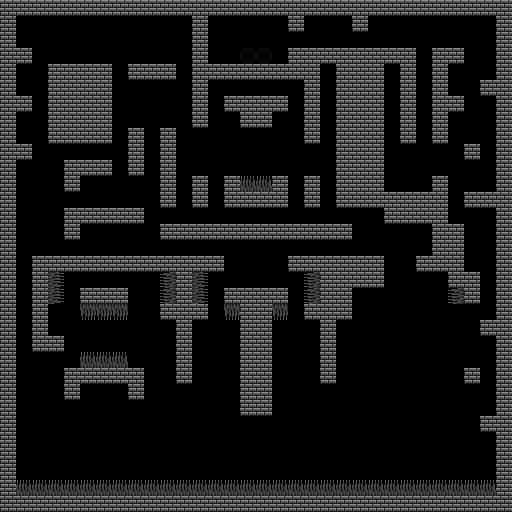

Tiled map render using the project's own tile images. Description and the map definition, with tile-layer contents summarised, below:
An orthogonal 32x32 tile map with 16x16 px tiles, 2 tile layers (background, walls) and 77 objects (38x 1, 8x 3, 7x 2, 4x 4, player).

<map version="1.0" orientation="orthogonal" renderorder="right-down" width="32" height="32" tilewidth="16" tileheight="16" nextobjectid="312">
 <tileset firstgid="1" name="tiles" tilewidth="16" tileheight="16">
  <image source="tiles.png" width="160" height="320" />
 </tileset>
 <layer name="background" width="32" height="32">
  <data>[1024 cells, 2 non-empty, 1 distinct tile ids]</data>
 </layer>
 <layer name="walls" width="32" height="32">
  <data>[1024 cells, 413 non-empty, 5 distinct tile ids]</data>
 </layer>
 <objectgroup name="lasers">
  <object id="291" name="horizontal" type="1" x="246" y="408" />
  <object id="292" name="horizontal" type="1" x="262.5" y="408.5" />
  <object id="295" name="horizontal" type="2" x="361" y="22.5" />
  <object id="299" type="3" x="296.5" y="24" />
  <object id="308" type="3" x="488.5" y="88.5" />
 </objectgroup>
 <objectgroup name="movables">
  <object id="139" x="56" y="247" />
  <object id="140" x="71.5" y="199" />
  <object id="146" x="135" y="200" />
  <object id="147" x="135" y="183.5" />
  <object id="148" x="86" y="151" />
  <object id="151" x="87" y="55" />
  <object id="152" x="135" y="55.5" />
  <object id="153" x="168.5" y="55" />
  <object id="154" x="232.5" y="87" />
  <object id="155" x="280.5" y="88" />
  <object id="289" x="120.5" y="280.5" />
  <object id="293" x="487.5" y="470.5" />
  <object id="300" x="312.5" y="39" />
  <object id="302" x="392.5" y="40.5" />
  <object id="304" x="409" y="184.5" />
  <object id="310" x="103" y="199.5" />
  <object id="311" x="136" y="471.5" />
 </objectgroup>
 <objectgroup name="player">
  <object id="129" name="player" x="257.94" y="89.833">
   <ellipse />
  </object>
 </objectgroup>
 <objectgroup name="buttons">
  <object id="290" type="1" x="132.5" y="359" />
  <object id="298" type="2" x="393.5" y="184" />
  <object id="307" type="3" x="426" y="183.5" />
 </objectgroup>
 <objectgroup name="spikes">
  <object id="133" type="1" x="249.167" y="183.833" />
  <object id="134" type="1" x="264.75" y="184.25" />
  <object id="162" type="3" x="91" y="310.333" />
  <object id="183" type="1" x="88.5833" y="358.667" />
  <object id="185" type="4" x="57" y="279.333" />
  <object id="186" type="4" x="57.6667" y="296.333" />
  <object id="187" type="4" x="200.667" y="279.333" />
  <object id="188" type="4" x="201.667" y="295.667" />
  <object id="191" type="3" x="106.409" y="309.545" />
  <object id="194" type="3" x="233.5" y="311.375" />
  <object id="200" type="2" x="169.5" y="279.5" />
  <object id="201" type="2" x="170" y="296" />
  <object id="202" type="2" x="312" y="278.5" />
  <object id="203" type="2" x="313.5" y="295" />
  <object id="205" type="2" x="456" y="295.5" />
  <object id="207" type="1" x="105.318" y="359.273" />
  <object id="217" type="1" x="119.5" y="360" />
  <object id="218" type="3" x="118.5" y="310.5" />
  <object id="219" type="3" x="278.625" y="311.25" />
  <object id="258" type="1" x="27.5" y="488.5" />
  <object id="259" type="1" x="41.0909" y="488.909" />
  <object id="260" type="1" x="55.2727" y="488.909" />
  <object id="261" type="1" x="69.6364" y="488.909" />
  <object id="262" type="1" x="86.5455" y="488.545" />
  <object id="263" type="1" x="103.091" y="487.455" />
  <object id="264" type="1" x="119.091" y="486.909" />
  <object id="265" type="1" x="136.182" y="487.091" />
  <object id="266" type="1" x="152.364" y="488.364" />
  <object id="267" type="1" x="168.727" y="489.091" />
  <object id="268" type="1" x="184.364" y="488.727" />
  <object id="269" type="1" x="201.273" y="488.727" />
  <object id="270" type="1" x="217.636" y="488.545" />
  <object id="271" type="1" x="231.273" y="488" />
  <object id="272" type="1" x="245.273" y="489.818" />
  <object id="273" type="1" x="262.727" y="488.364" />
  <object id="274" type="1" x="280" y="489.091" />
  <object id="275" type="1" x="295.455" y="488.909" />
  <object id="276" type="1" x="310.364" y="487.455" />
  <object id="277" type="1" x="327.455" y="487.273" />
  <object id="278" type="1" x="342.182" y="488" />
  <object id="279" type="1" x="359.273" y="488.182" />
  <object id="280" type="1" x="376.727" y="488.727" />
  <object id="281" type="1" x="392.182" y="487.273" />
  <object id="282" type="1" x="408.364" y="488.182" />
  <object id="283" type="1" x="424.545" y="487.273" />
  <object id="284" type="1" x="439.455" y="488" />
  <object id="285" type="1" x="456.545" y="488" />
  <object id="286" type="1" x="472.364" y="488" />
  <object id="287" type="1" x="489.455" y="488" />
 </objectgroup>
 <objectgroup name="connection" />
 <objectgroup name="winbox">
  <object id="136" x="247.091" y="55.8182" />
  <object id="137" x="262.545" y="54.9091" />
 </objectgroup>
</map>
